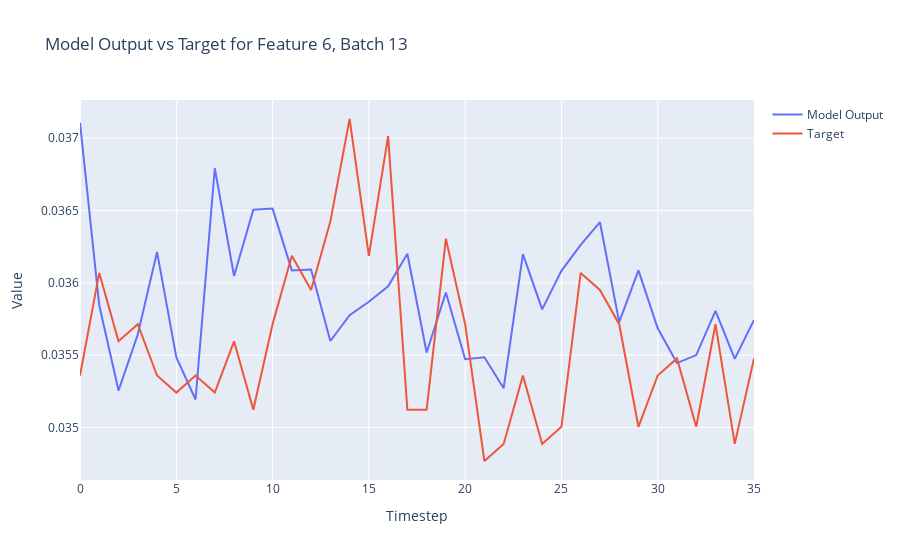

This figure's notebook cell:
### Code cell
import plotly.graph_objects as go

def plot_model_output_vs_target(model_outputs, targets, batch_index=0, feature_index=0):
    # Extract the specified feature for the given batch from both the model outputs and targets
    model_output_series = model_outputs[batch_index, :, feature_index].detach().numpy()
    target_series = targets[batch_index, :, feature_index].numpy()
    
    # Create a range for the x-axis (timesteps)
    timesteps = list(range(model_output_series.shape[0]))
    
    # Create traces
    model_trace = go.Scatter(x=timesteps, y=model_output_series, mode='lines', name='Model Output')
    target_trace = go.Scatter(x=timesteps, y=target_series, mode='lines', name='Target')
    
    # Create the figure and add traces
    fig = go.Figure()
    fig.add_trace(model_trace)
    fig.add_trace(target_trace)
    
    # Add title and labels
    fig.update_layout(title=f'Model Output vs Target for Feature {feature_index}, Batch {batch_index}',
                      xaxis_title='Timestep',
                      yaxis_title='Value')
    
    # Show the figure
    fig.show()

# Assuming `y` and `Y` are your model outputs and targets, respectively
# Adjust batch_index and feature_index as needed
plot_model_output_vs_target(outputs.to("cpu"), Y.to("cpu"), batch_index=13, feature_index=6)

### Figure 1 — Plotly figure (JSON) as saved in the notebook; plotly's stock layout.template omitted (floating-point values rounded to 4 significant figures)
{"data": [{"mode": "lines", "name": "Model Output", "type": "scatter", "x": [0, 1, 2, 3, 4, 5, 6, 7, 8, 9, 10, 11, 12, 13, 14, 15, 16, 17, 18, 19, 20, 21, 22, 23, 24, 25, 26, 27, 28, 29, 30, 31, 32, 33, 34, 35], "y": [0.03711, 0.03584, 0.03526, 0.03564, 0.03621, 0.03549, 0.03519, 0.03679, 0.03605, 0.03651, 0.03651, 0.03609, 0.03609, 0.0356, 0.03578, 0.03587, 0.03598, 0.0362, 0.03552, 0.03593, 0.03547, 0.03549, 0.03527, 0.0362, 0.03582, 0.03608, 0.03626, 0.03642, 0.03573, 0.03609, 0.03569, 0.03545, 0.0355, 0.03581, 0.03547, 0.03574]}, {"mode": "lines", "name": "Target", "type": "scatter", "x": [0, 1, 2, 3, 4, 5, 6, 7, 8, 9, 10, 11, 12, 13, 14, 15, 16, 17, 18, 19, 20, 21, 22, 23, 24, 25, 26, 27, 28, 29, 30, 31, 32, 33, 34, 35], "y": [0.03536, 0.03607, 0.0356, 0.03571, 0.03536, 0.03524, 0.03536, 0.03524, 0.0356, 0.03512, 0.03571, 0.03619, 0.03595, 0.03642, 0.03713, 0.03619, 0.03702, 0.03512, 0.03512, 0.03631, 0.03571, 0.03477, 0.03489, 0.03536, 0.03489, 0.035, 0.03607, 0.03595, 0.03571, 0.035, 0.03536, 0.03548, 0.035, 0.03571, 0.03489, 0.03548]}], "layout": {"title": {"text": "Model Output vs Target for Feature 6, Batch 13"}, "xaxis": {"title": {"text": "Timestep"}}, "yaxis": {"title": {"text": "Value"}}}}
